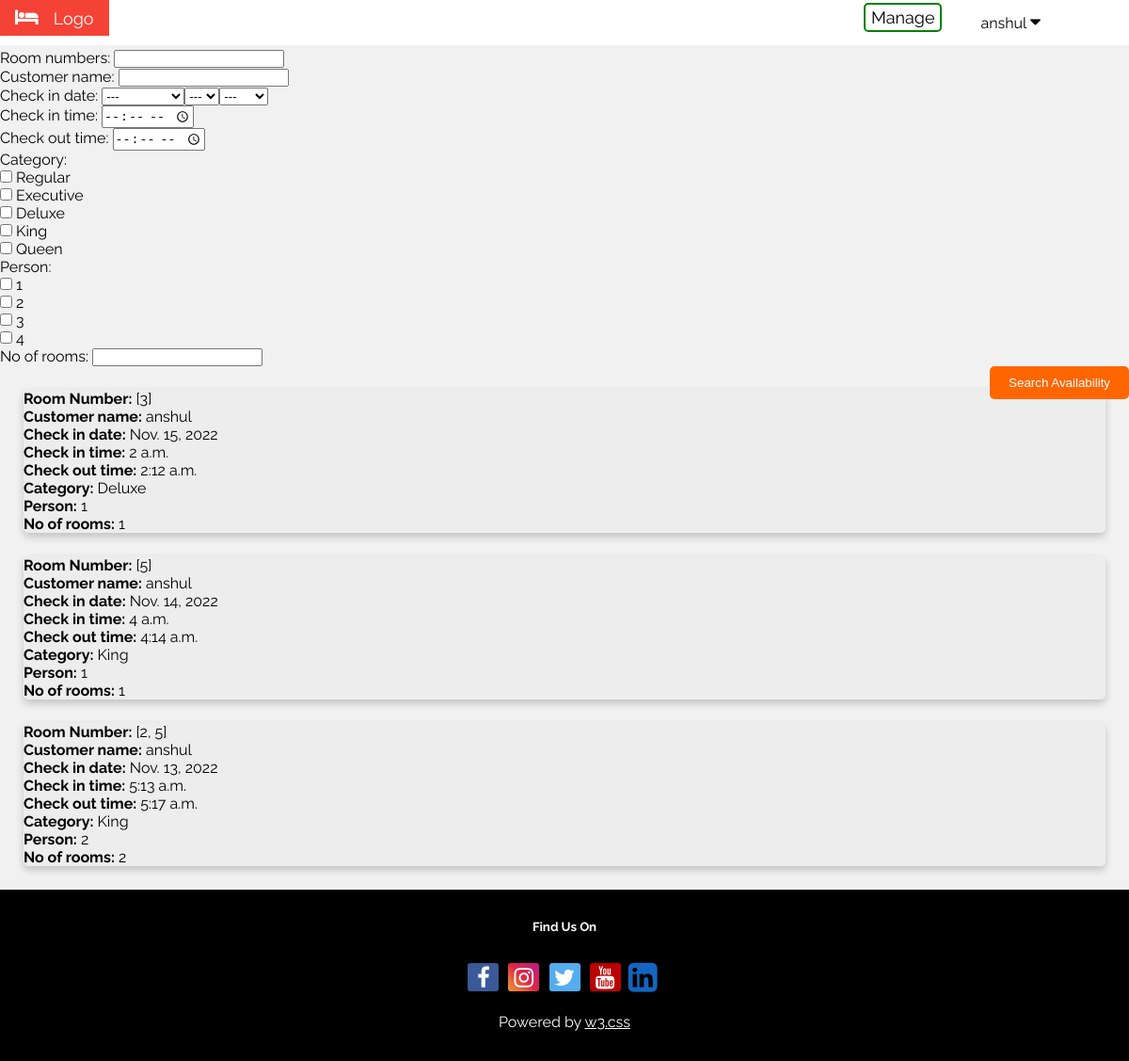
/hotel/manage_bookings/ (signed in), run on an earlier commit of the app's database.
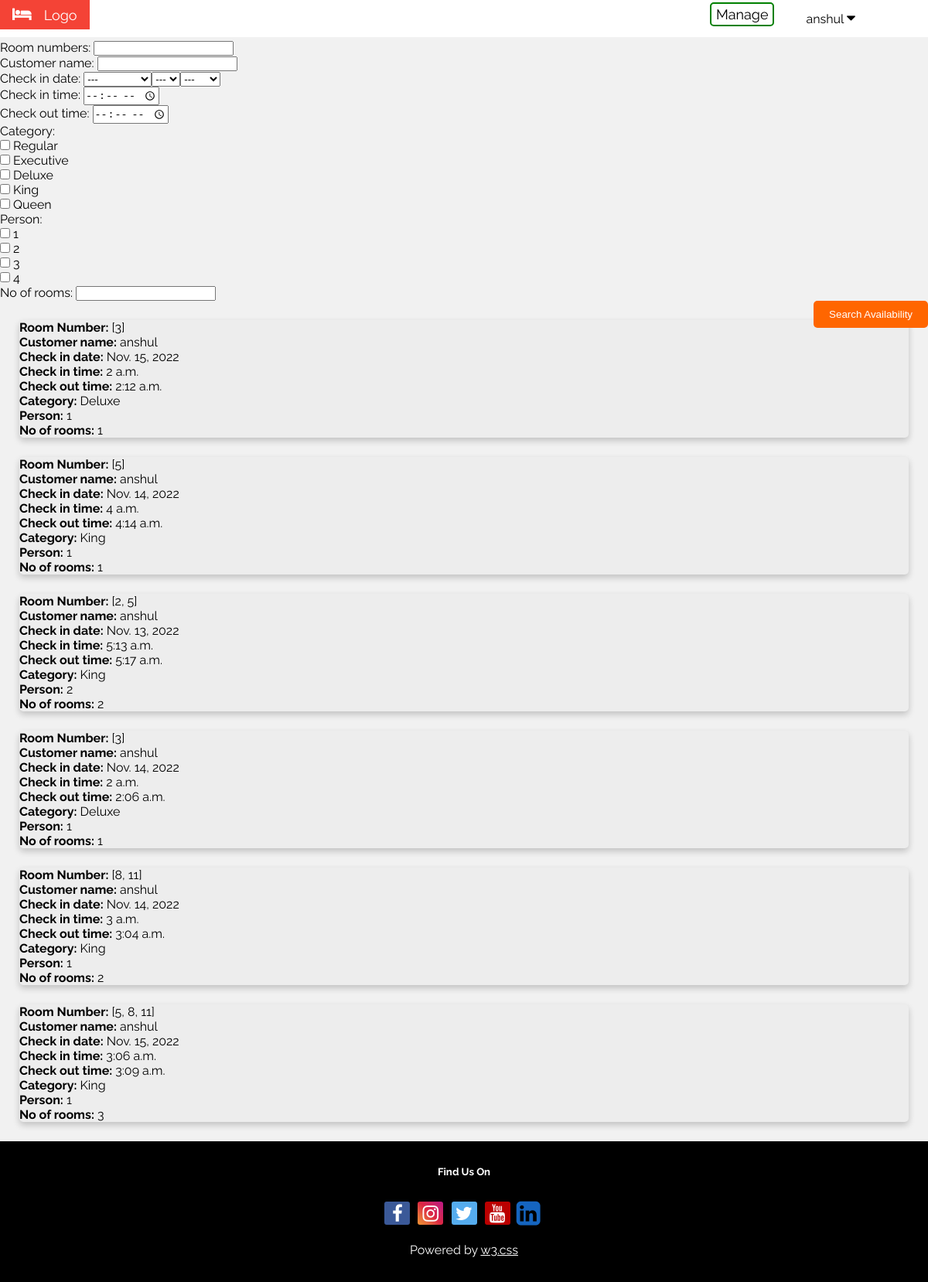
And on a later commit of the database.
### hotel/models.py (models this page shows, shortened)
class Booking(models.Model):
    customer_name = models.CharField(max_length=30)
    check_in_date = models.DateField()
    check_in_time = models.TimeField()
    check_out_time = models.TimeField()
    '''room_number =  models.PositiveSmallIntegerField(
        validators=[MaxValueValidator(100), MinValueValidator(1)], unique=True
        )'''
    room_numbers = models.CharField(validators=[int_list_validator(' ,')], max_length=4000)
    ROOM_CATEGORIES = (
        ('Regular', 'Regular'),
        ('Executive', 'Executive'),
        ('Deluxe', 'Deluxe'),
        ('King', 'King'),
        ('Queen', 'Queen'),
    )
    category = models.CharField(max_length=9, choices=ROOM_CATEGORIES)
    PERSON = (
        (1, '1'),
        (2, '2'),
        (3, '3'),
        (4, '4'),
    )
    person = models.PositiveSmallIntegerField(choices=PERSON, default=1)
    no_of_rooms = models.PositiveSmallIntegerField(
        validators=[MaxValueValidator(1000), MinValueValidator(1)], default=1
        )

### hotel/views.py (the view, shortened to what this page needs)
# urls.py: path('manage_bookings/', views.manage_bookings, name='manage_bookings'),
@login_required(login_url="/hotel/signin/")
def manage_bookings(request):
    if not request.user.is_superuser:
        return redirect('../book/')
    bookings = Booking.objects.all()
    context = {
            'form': ManageBookingForm(),
            'bookings': bookings,
            'username': request.user.username
            }
    return render(request, 'manage_bookings.html', context)

### hotel/templates/manage_bookings.html (shortened to what this page needs)
{% load static %}
<!DOCTYPE html>
<html lang="en">
  <head>
    <link rel="stylesheet" href="https://cdnjs.cloudflare.com/ajax/libs/font-awesome/4.7.0/css/font-awesome.min.css">
    <link rel="stylesheet" type="text/css" href="{% static 'hotel/css/base.css' %}">
  </head>
	<body id="body-color">
    <div class="w3-bar w3-white w3-large">
			<div class="w3-bar-item w3-red w3-mobile"><i class="fa fa-bed w3-margin-right"></i>Logo</div>
			<div class="dropdown w3-right ert">
				<button class="dropbtn">{{ username }}
					<i class="fa fa-caret-down"></i>
				</button>
			</div>
      <a href="{% url 'hotel:manage' %}" class="w3-right ert"> Manage </a>
  	</div>
    <form method="POST">
      {{ form.as_p }}
      <input type="submit" class= "submit submit-right" value="Search Availability" />
    </form>
		{% if bookings %}
		  {% for booking in bookings %}
      <div class="card card-width container3">
          <b>Room Number:</b> {{ booking.room_numbers }}<br/>
          <b>Customer name:</b> {{ booking.customer_name }}<br/>
          <b>Check in date:</b> {{ booking.check_in_date }}<br/>
          <b>Check in time:</b> {{ booking.check_in_time }}<br/>
          <b>Check out time:</b> {{ booking.check_out_time }}<br/>
          <b>Category:</b> {{ booking.category }}<br/>
          <b>Person:</b> {{ booking.person }}<br/>
          <b>No of rooms:</b> {{ booking.no_of_rooms }}<br/>
      </div>
		  {% endfor %}
	  {% else %}
		  <p> No bookings are available </p>
	{% endif %}
    <footer class="w3-padding-32 w3-black w3-center w3-margin-top">
      <h5>Find Us On</h5>
      <div class="w3-xlarge w3-padding-16">
        <a href="#" class="fa fa-facebook"></a>
        <a href="#" class="fa fa-instagram"></a>
        <a href="#" class="fa fa-twitter"></a>
        <a href="#" class="fa fa-youtube"></a>
        <a href="#" class="fa fa-linkedin-square"></a>
      </div>
      <p>Powered by <a href="https://www.w3schools.com/w3css/default.asp" target="_blank" class="w3-hover-text-green">w3.css</a></p>
    </footer>
	</body>
</html>

What changed in the data, as far as the page shows it:
added Booking: room_numbers "[3]", customer_name "anshul", check_in_date "Nov. 14, 2022", check_in_time "2 a.m.", check_out_time "2:06 a.m.", category "Deluxe", person "1", no_of_rooms "1"
added Booking: room_numbers "[8, 11]", customer_name "anshul", check_in_date "Nov. 14, 2022", check_in_time "3 a.m.", check_out_time "3:04 a.m.", category "King", person "1", no_of_rooms "2"
added Booking: room_numbers "[5, 8, 11]", customer_name "anshul", check_in_date "Nov. 15, 2022", check_in_time "3:06 a.m.", check_out_time "3:09 a.m.", category "King", person "1", no_of_rooms "3"
